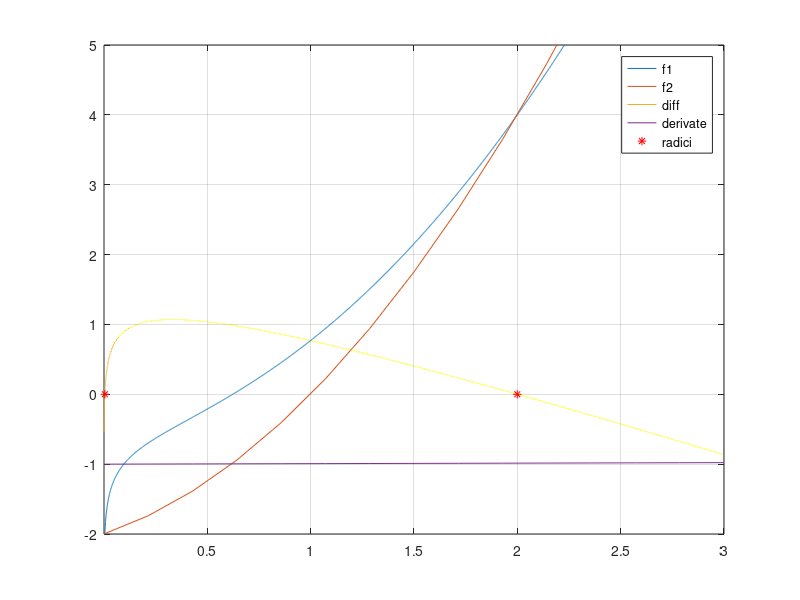

The MATLAB source for this figure: (Note: this script raises an error after producing the figure.)
inizioPlot=1.e-3;
f1=@(x)1/3*log(x/2)+x.^2;
f2=@(x)x.^2+x-2;
diff=@(x)1/3*log(x/2)+x.^2-(x.^2+x-2);
df=@(x)1/(3*x)-1;

%parte a
figure(1); clf
fplot(f1,[inizioPlot,3]);
hold on
fplot(f2,[inizioPlot,3]);
fplot(diff,[inizioPlot,3])
fplot(df,[inizioPlot,3])
grid on
axis([inizioPlot,3,-2,5]);
plot([0.005 2],[0 0],'r*');
legend('f1','f2','diff','derivate','radici');

%parte b
tol=1.e-8;
kmax=50;
a=1.6;
b=3.6;

iterazioniPreviste=log2((b-a)/tol)-1
[zBis,kBis,resBis]=myBisezioneMod(diff,a,b,tol,kmax)
[zBis2,kBis2,resBis2]=myBisezioneMod(diff,0.0001,1.5,tol,kmax)

%parte c
x0=0.01;
[zeroN,resN,kN,errN]=myNewton(diff,df,x0,tol,kmax)

x0=3;
[zeroN2,resN2,kN2,errN2]=myNewton(diff,df,x0,tol,kmax)
